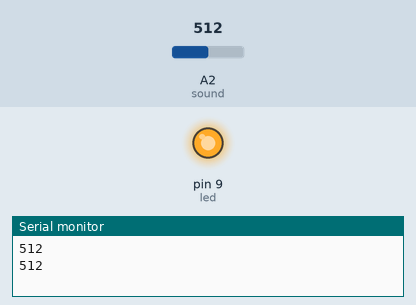
Bench run of a sketch on a simulated Arduino Uno, built with avr-gcc and run on an emulated ATmega328P. Shown: output pins drawn as LEDs (lit = HIGH), the last lines printed to the serial monitor. The inputs (shaded band) are chosen by the test bench; at power-on: A2 (sound) = 512.

Above: at 4.8 s.
4.9 s: A2 (sound) set to 60
At 7.8 s:
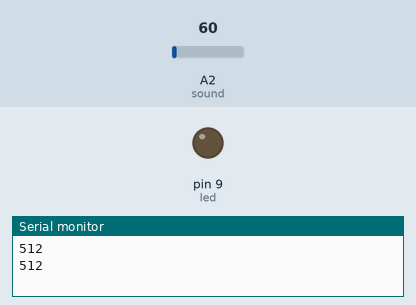
9.9 s: A2 (sound) set to 77
At 11.3 s:
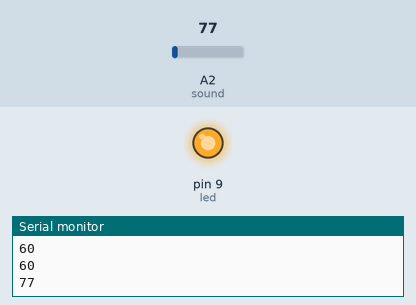
19.2 s: A2 (sound) set to 0
At 22.1 s:
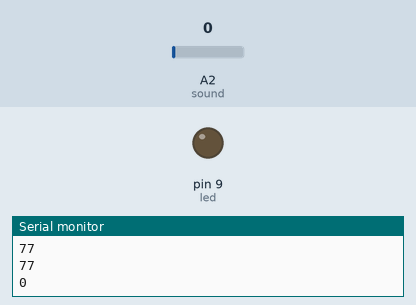
24.2 s: A2 (sound) set to 80
At 26.3 s:
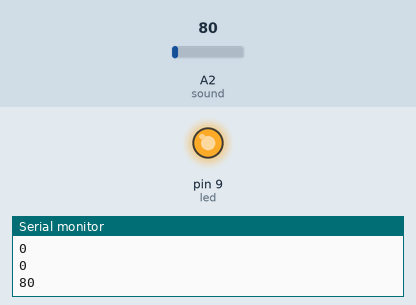
Timing chart, 0 to 34.5 s (numbered marks = the images above; inputs shaded):
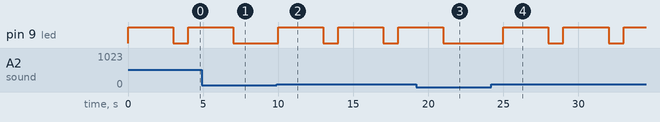

Measured:
- the behaviour switches between 69 and 70 on A2 (sound) (found by bisection; images 1 and 2)
- after the input at 4.9 s, pin 9 (led): goes on until 7.0 s, then stays LOW
- after the input at 9.9 s, pin 9 (led): alternates HIGH for 3.0 s and LOW for 1.0 s, starting after 0.10 s
- after the input at 19.2 s, pin 9 (led): goes on until 21.0 s, then stays LOW
- after the input at 24.2 s, pin 9 (led): alternates HIGH for 3.0 s and LOW for 1.0 s, starting after 0.80 s

The sketch:

sound_sensor.ino
```cpp
int sound = 2;
int led = 9;
int val;
void setup(){
  pinMode(sound,INPUT);
  pinMode(led,OUTPUT);
  Serial.begin(9600);
}
void loop(){
  val = analogRead(sound);
  Serial.println(val);
  if (val>=70){
    digitalWrite(led,HIGH);
    delay(3000);
    digitalWrite(led,LOW);
  }
  delay(1000);
//  val=analogRead(flame);
//  Serial.println(val);
//  analogWrite(led,val/4);
//  delay(10);
}
```
